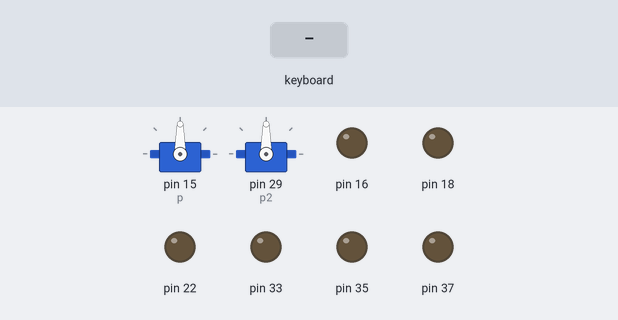
A program run on a simulated Raspberry Pi (header pin numbers). On the bench: 2 × servo, output pins drawn as LEDs (lit = HIGH). Inputs (shaded band) come from the test bench. Servo angles are drawn from the pulse width (0.5 ms = 0°, 2.5 ms = 180°).

Above: at 1.2 s.
1.3 s: key "w" typed on the keyboard
At 1.6 s:
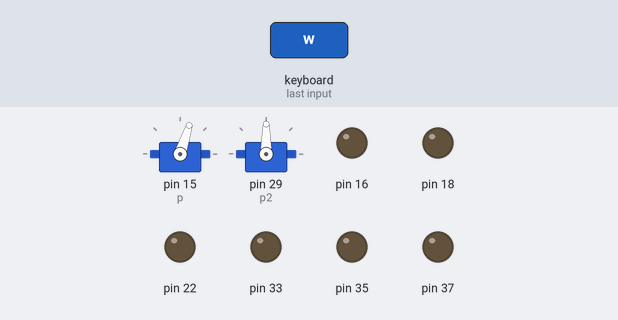
2.8 s: key "s" typed on the keyboard
At 3.9 s:
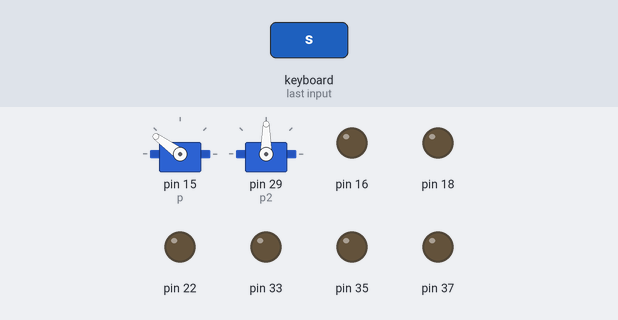
4.3 s: key "d" typed on the keyboard
At 5.1 s:
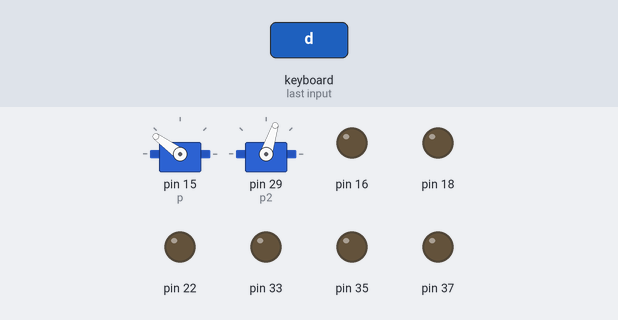
5.8 s: key "a" typed on the keyboard
At 6.2 s:
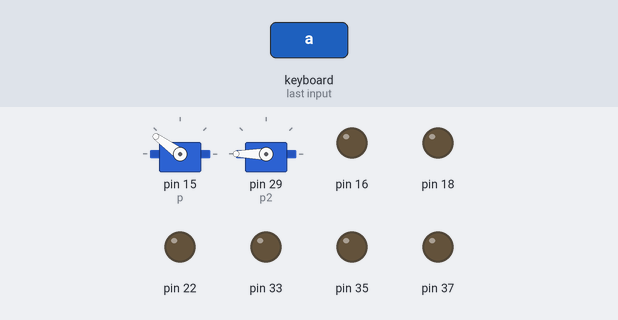
7.3 s: key up typed on the keyboard
At 8.5 s:
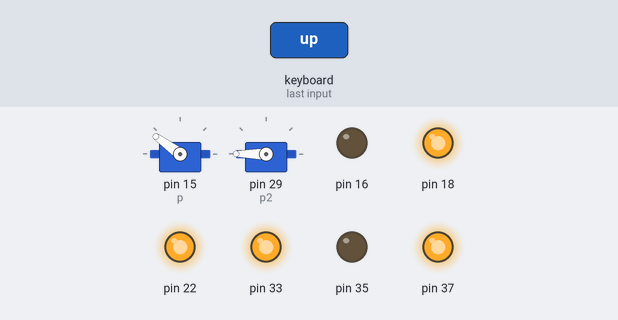
8.8 s: key down typed on the keyboard
At 9.7 s:
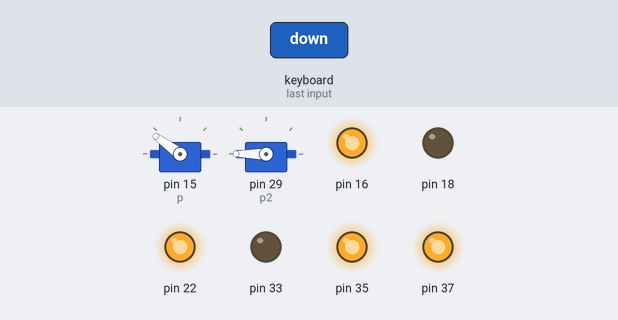
Timing chart, 0 to 11.3 s (numbered marks = the images above; inputs shaded):
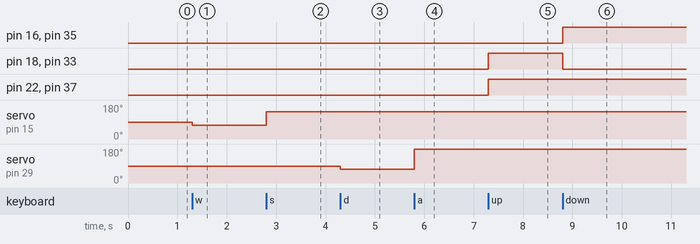

Measured:
- after the input at 1.3 s, servo on pin 15 (p): 90° → 72° at once
- after the input at 2.8 s, servo on pin 15 (p): 72° → 144° at once
- after the input at 4.3 s, servo on pin 29 (p2): 90° → 72° at once
- after the input at 5.8 s, servo on pin 29 (p2): 72° → 180° at once
- after the input at 7.3 s, pin 18, pin 22, pin 33, pin 37: LOW → HIGH at once
- after the input at 8.8 s, pin 16, pin 35: LOW → HIGH at once; pin 18, pin 33: HIGH → LOW at once

The program:

main.py
```python
from carControl import *

if __name__ == "__main__":
    try:
        Control()
    finally:
        curses.nocbreak()
        screen.keypad(0)
        curses.echo()
        curses.endwin()
        GPIO.cleanup()
        p.stop()
        p2.stop()
```

carControl.py
```python
import curses
import time
import RPi.GPIO as GPIO
#Control por teclado para pi-Robot explorer
#establece el modo de numeracion y define los pines de salida
GPIO.setmode(GPIO.BOARD)
GPIO.setup(16, GPIO.OUT)
GPIO.setup(18, GPIO.OUT)
GPIO.setup(22, GPIO.OUT)
GPIO.setup(33, GPIO.OUT)
GPIO.setup(35, GPIO.OUT)
GPIO.setup(37, GPIO.OUT)
# pin para Pulse Width Modulation servo superior GPIO-22
GPIO.setup(15, GPIO.OUT)
GPIO.setup(29, GPIO.OUT)  # pin para pwm servo inferior GPIO-5

#abre la  curses window, apaga el eco del teclado en la pantalla
#activa instantáneamente la respuesta de la tecla sin esperar y utiliza valores especiales para las teclas del cursor
screen = curses.initscr()
curses.noecho()
curses.cbreak()
screen.keypad(True)

p = GPIO.PWM(15, 50)
p.start(7.5)
p2 = GPIO.PWM(29, 50)
p2.start(7.5)

#Funciones para mover los servos porta camara


def _servoup_():
    p.ChangeDutyCycle(6.5)
    time.sleep(0.5)
    return


def _servodown_():
    p.ChangeDutyCycle(10.5)
    time.sleep(0.5)
    return


def _servoleft_():
    p2.ChangeDutyCycle(6.5)
    time.sleep(0.5)
    return


def _servoright_():
    p2.ChangeDutyCycle(12.5)
    time.sleep(0.5)
    return

#funciones para acelerar el carro


def forward():
    GPIO.output(16, False)
    GPIO.output(18, True)
    GPIO.output(22, True)
    GPIO.output(33, True)
    GPIO.output(35, False)
    GPIO.output(37, True)
    return


def backward():
    GPIO.output(16, True)
    GPIO.output(18, False)
    GPIO.output(22, True)
    GPIO.output(33, False)
    GPIO.output(35, True)
    GPIO.output(37, True)
    return


def turnRight():
    GPIO.output(16, True)
    GPIO.output(18, False)
    GPIO.output(22, True)
    GPIO.output(33, True)
    GPIO.output(35, False)
    GPIO.output(37, True)
    return


def turnLeft():
    GPIO.output(16, False)
    GPIO.output(18, True)
    GPIO.output(22, True)
    GPIO.output(33, False)
    GPIO.output(35, True)
    GPIO.output(37, True)
    return


def Control():
    while True:
        char = screen.getch()
        if char == ord('q'):
            break
        elif char == curses.KEY_UP:
            forward()

        elif char == curses.KEY_DOWN:
            backward()

        elif char == curses.KEY_RIGHT:
            turnLeft()

        elif char == curses.KEY_LEFT:
            turnRight()

        elif char == ord('w'):
            _servoup_()

        elif char == ord('s'):
            _servodown_()

        elif char == ord('d'):
            _servoleft_()

        elif char == ord('a'):
            _servoright_()

        elif char == ord('-'):
            GPIO.output(16, False)
            GPIO.output(18, False)
            GPIO.output(22, False)
            GPIO.output(33, False)
            GPIO.output(35, False)
            GPIO.output(37, False)
```
